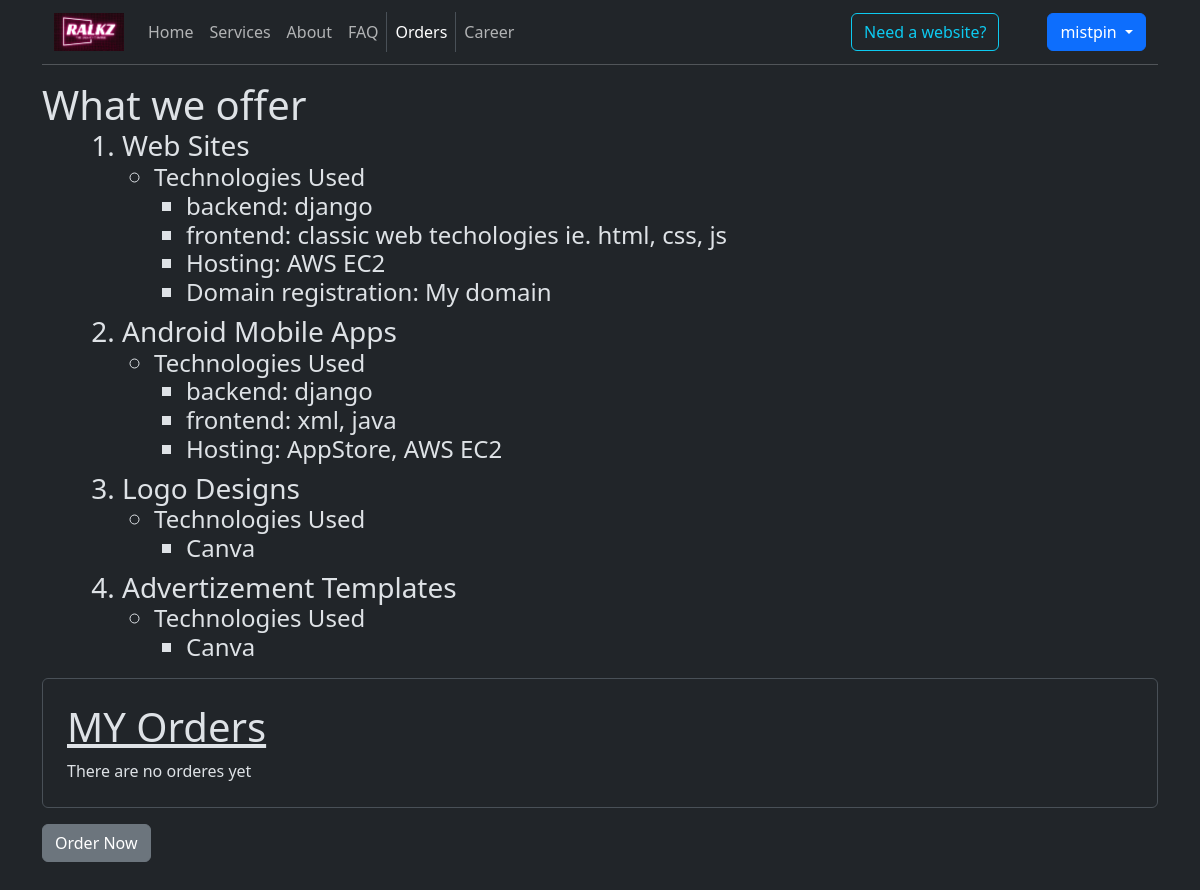
Page /orders/ (signed in) on the earlier database version.
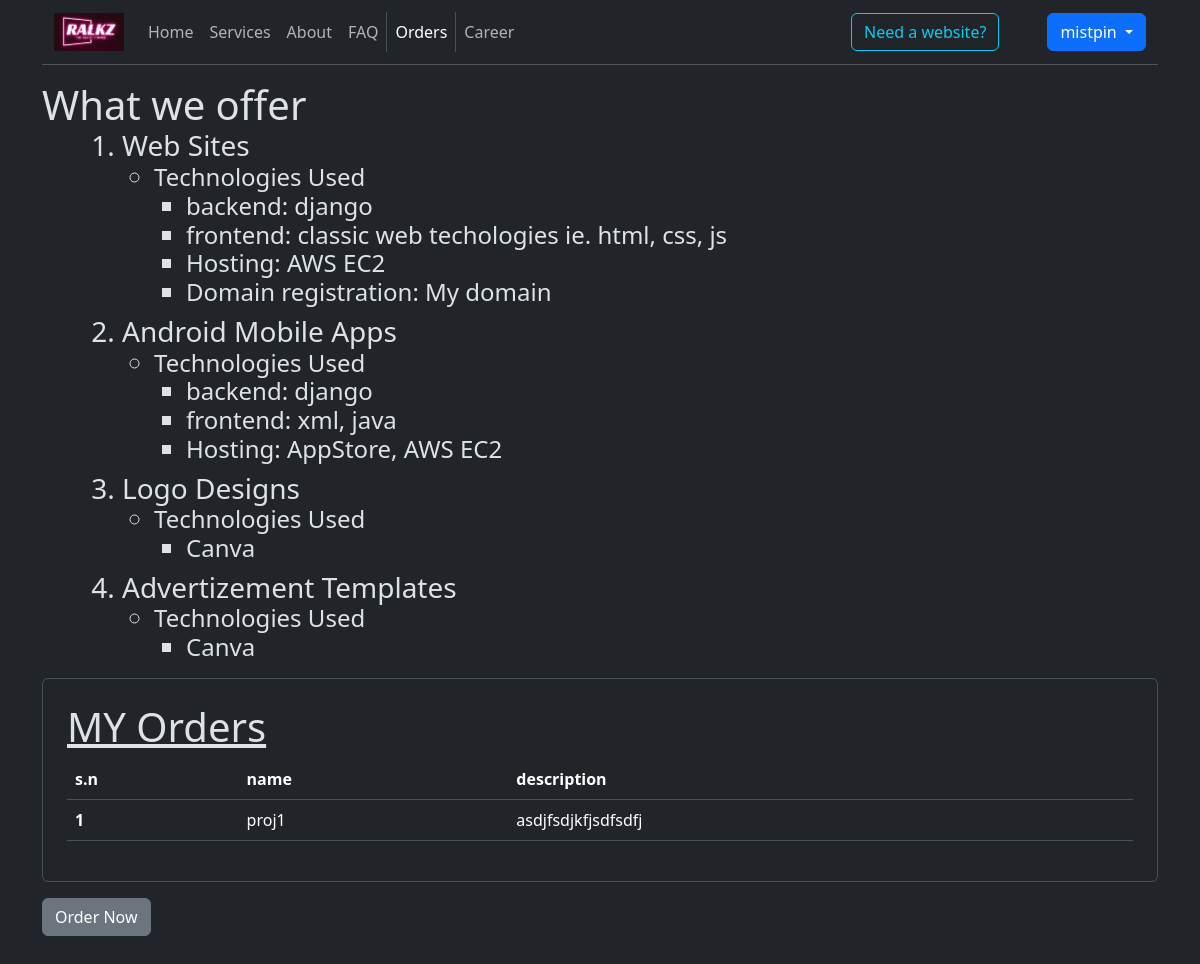
Same page on the later database version.
### Home/models.py (models this page shows)
class Project(models.Model):
    id = models.SmallAutoField(primary_key=True)
    owner = models.ForeignKey(RalkzUser, on_delete=models.PROTECT)
    project_name = models.CharField(max_length=20)
    project_description = models.TextField()
    ordered_date = models.DateField(auto_now_add=True)
    project_init_date = models.DateField(null=True, blank=True)
    user_agreement = models.FileField(null=True, blank=True)
    git_link = models.TextField(null=True, blank=True)
    project_team = models.CharField(max_length=20, null=True, blank=True)
    estimated_cost = models.IntegerField(null=True, blank=True)
    is_completed = models.BooleanField(default=False, null=True, blank=True)
    is_update = models.BooleanField(default=False)
    root_project = models.ForeignKey('self',on_delete=models.PROTECT, null=True, blank=True)  # the base project id of the update is linked here.

### Home/views.py (the view)
# urls.py: path('orders/', views.orders),
def orders(request):
    user = get_user(request)
    def clean_data(data) -> dict:
        '''
            > Checks:
                > check if any of the details exists excluding root_project if not and update order.
                > check if the project name already exists under the owner's order list
                > check if root_project is valid if order is for update
            > Returns:
                > return error in the data itself if any of the data is null
                > return error message if project name already exists
                > return data if all good
        '''
        nonlocal user
        is_update = data.get('is_update')
        if is_update:
            data['is_update'] = True
            usr_projs = Project.objects.all().filter(owner=user)
            root_proj = usr_projs.filter(project_name = data.get('root_project'))
            if not root_proj:
                data['msg'] = 'The root project doesn\'t exist'
                return data
            else:
                data['root_project'] = root_proj[0]
        else:
            data['is_update'] = False
            data.pop('root_project')
        if any(x == '' for x in data.values()):
            data['msg'] = 'Fill out the required fields'
        elif Project.objects.all().filter(owner= user).exists():
            rows = Project.objects.all().filter(owner= user)
            if any(row.project_name == data.get('project_name') for row in rows):
                data['msg'] = 'project name alredy used'
        return data
    if request.method == 'POST' and user.is_authenticated:
        data = clean_data({'project_name':request.POST.get('name'),'project_description':request.POST.get('description'),
                           'is_update':request.POST.get('is_update'),'root_project':request.POST.get('root_project')})
        if data.get('msg'):
            messages.warning(request, data.get('msg'))
            return redirect('/orders/place')
        print(data)
        table = Project(project_name = data.get('project_name'),project_description = data.get('project_description'),
                           is_update = data.get('is_update'),root_project = data.get('root_project'),  owner= user)
        table.save()
        messages.info(request, 'order placed successfully')
        return redirect('/orders/')
    else:
        data = {}
        if 'place' in request.path:
            if user.is_authenticated:
                data['show_form'] = True
            else:
                messages.warning(request, 'Plese sign in before ordering')
        data['orders'] = Project.objects.filter(owner=user)
        return render(request, 'orders.html', {'data':data})

### Templates/orders.html
{% extends 'outline.html' %}
{% load static %}
{% block body %}
  <section class="">
    <span class="h1">What we offer</span>
      <ol class="ms-5">
        <li class="h3 ">Web Sites
          <ul>
            <li class="h4">Technologies Used
              <ul>
                <li>backend: django</li>
                <li>frontend: classic web techologies ie. html, css, js</li>
                <li>Hosting: AWS EC2</li>
                <li>Domain registration: My domain</li>
              </ul>
            </li>
          </ul>
        </li>
        <li class="h3 ">Android Mobile Apps
          <ul>
            <li class="h4">Technologies Used
              <ul>
                <li>backend: django</li>
                <li>frontend: xml, java</li>
                <li>Hosting: AppStore, AWS EC2</li>
              </ul>
            </li>
          </ul>
        </li>
        <li class="h3 ">Logo Designs
          <ul>
            <li class="h4">Technologies Used
              <ul>
                <li>Canva</li>
              </ul>
            </li>
          </ul>
        </li>
        <li class="h3 ">Advertizement Templates
          <ul>
            <li class="h4">Technologies Used
              <ul>
                <li>Canva</li>
              </ul>
            </li>
          </ul>
        </li>
      </ol>
      <div class="border p-4 rounded-2 my-3  ">
        <span class="h1 text-decoration-underline d-block ">MY Orders</span>
        {% if data.orders %}
          <table class="table table-hover">
            <thead>
              <tr>
                <th scope="col">s.n</th>
                <th scope="col">name</th>
                <th scope="col">description</th>
              </tr>
            </thead>
            <tbody>
              {% for order in data.orders %}
                <tr>
                  <th scope="row">{{forloop.counter}}</th>
                  <td>{{order.project_name}}</td>
                  <td>{{order.project_description}}</td>
                </tr>
              {% endfor %}
            </tbody>
          </table>
        {% else %}
          <span>There are no orderes yet</span>
        {% endif %}
      </div>
      {% if data.show_form %}
      <form class="w-auto bg-body d-flex flex-column" method="POST" action="/orders/place/">
        {% csrf_token %}
        <div class="border rounded  mb-5 shadow-lg p-4">
          <div class="mb-3">
            <label for="username" class="form-label">Project name</label>
            <div class="input-group">
              <input type="text" class="form-control rounded border" name="name" />
            </div>
          </div>
          <div class="mb-3">
            <label for="username" class="form-label">Project Description</label>
            <div class="input-group">
              <Textarea type="text" class="form-text rounded border " name="description"></Textarea>
            </div>
          </div>
          <div class="mb-3">
            <label for="username" class="form-label">Is it an update?</label>
            <div class="input-group">
              <input type="checkbox" class=" form-check  rounded border" name="is_update" />
            </div>
          </div>
          <div class="mb-3">
            <label for="username" class="form-label">Name of the root project getting updation</label>
            <div class="input-group">
              <input type="text" class="form-control rounded border" name="root_project" />
            </div>
          </div>
        </div>
        <button type="submit" class="btn btn-primary w-25 align-self-center mb-5 ">Place Order</button>
      </form>
      {% else %}
      <a href="/orders/place" class="btn btn-secondary mb-5 ">Order Now</a>
      {% endif %}
  </section>
{% endblock %}

Differences in the rows shown:
added Project: project_name "proj1", project_description "asdjfsdjkfjsdfsdfj"
Other differences:
text no longer shown: "There are no orderes yet"
text now shown: "s.n name description"
